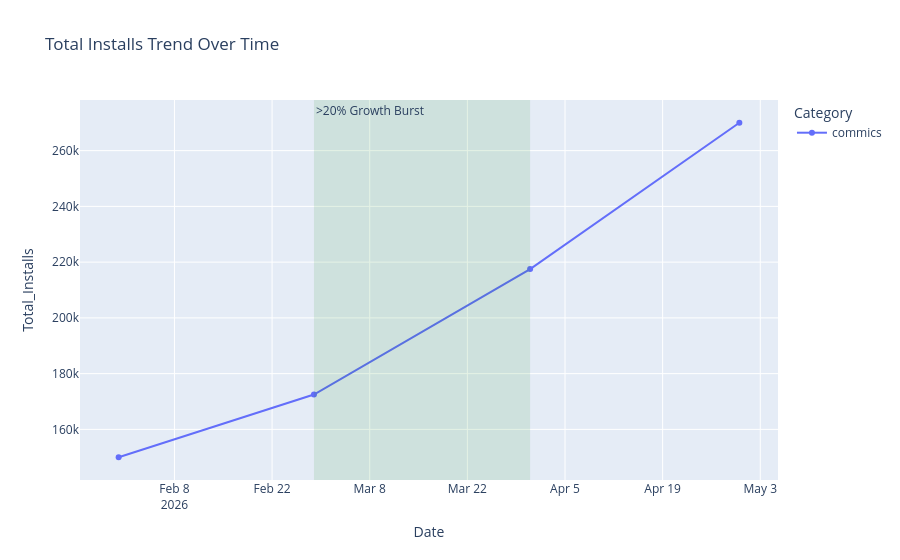

Notebook source saved alongside this figure:
### Code cell
import plotly.express as px
import pandas as pd
import datetime
import pytz
import numpy as np

df_task3 = df.copy()

df_task3['Reviews'] = pd.to_numeric(df_task3['Reviews'], errors='coerce')
df_task3['Installs'] = pd.to_numeric(df_task3['Installs'], errors='coerce')
df_task3 = df_task3.dropna(subset=['Reviews', 'Installs', 'Category', 'App'])

df_task3 = df_task3[(df_task3['Reviews'] > 500) & (~df_task3['App'].str.contains('S|s', case=True, regex=True))]

df_task3 = df_task3[~df_task3['App'].str.lower().str.startswith(('x', 'y', 'z'))]

df_task3 = df_task3[df_task3['Category'].str.upper().str.startswith(('E', 'C', 'B'))]

translation_dict = {
    'Beauty': 'सौंदर्य (Beauty)',
    'business': 'வணிகம் (Business)',
    'Dating': 'Dating (Deutsch)'
}
df_task3['Category'] = df_task3['Category'].replace(translation_dict)

dates = pd.date_range(start="2026-01-01", periods=4, freq="ME")
trend_data_list = []

for category in df_task3['Category'].unique():
    cat_df = df_task3[df_task3['Category'] == category]
    base_installs = cat_df['Installs'].sum() if cat_df['Installs'].sum() > 0 else 500000
    
    
    for i, date in enumerate(dates):
        growth_factors = [1.0, 1.15, 1.45, 1.80] 
        trend_data_list.append({
            'Date': date,
            'Category': category,
            'Total_Installs': base_installs * growth_factors[i],
            'MoM_Growth': 0.0 if i == 0 else ((growth_factors[i] - growth_factors[i-1]) / growth_factors[i-1]) * 100
        })

df_trend = pd.DataFrame(trend_data_list)

IST = pytz.timezone('Asia/Kolkata')
current_time = datetime.datetime.now(IST).time()

start_time = datetime.time(18, 0, 0)  
end_time = datetime.time(21, 0, 0)    

def plot_time_series(title_suffix=""):
    fig3 = px.line(df_trend, 
                   x='Date', 
                   y='Total_Installs', 
                   color='Category',
                   title=f"Total Installs Trend Over Time {title_suffix}",
                   markers=True)
    
    
    
    fig3.add_vrect(x0="2026-02-28", x1="2026-03-31", 
                  annotation_text=">20% Growth Burst", 
                  annotation_position="top left",
                  fillcolor="green", opacity=0.1, line_width=0)
    fig3.show()

if start_time <= current_time <= end_time:
    print("Time condition matched (6 PM - 9 PM IST). Rendering Line Chart...")
    plot_time_series()
else:
    print(f"Current Time is {current_time.strftime('%H:%M:%S')} IST.")
    print("⚠️ Rules ke mutabik: Task 3 Graph sirf 6:00 PM se 9:00 PM IST ke beech visible hoga!")
    print("\n--- Testing View (Validation Mode) ---")
    plot_time_series("(Testing Mode)")

### Figure 1 — Plotly figure (JSON) as saved in the notebook; plotly's stock layout.template omitted (floating-point values rounded to 4 significant figures)
{"data": [{"hovertemplate": "Category=commics<br>Date=%{x}<br>Total_Installs=%{y}<extra></extra>", "legendgroup": "commics", "line": {"color": "#636efa", "dash": "solid"}, "marker": {"symbol": "circle"}, "mode": "lines+markers", "name": "commics", "orientation": "v", "showlegend": true, "type": "scatter", "x": ["2026-01-31T00:00:00.000000", "2026-02-28T00:00:00.000000", "2026-03-31T00:00:00.000000", "2026-04-30T00:00:00.000000"], "xaxis": "x", "y": [150000.0, 172500.0, 217500.0, 270000.0], "yaxis": "y"}], "layout": {"annotations": [{"showarrow": false, "text": ">20% Growth Burst", "x": "2026-02-28", "xanchor": "left", "xref": "x", "y": 1, "yanchor": "top", "yref": "y domain"}], "legend": {"title": {"text": "Category"}, "tracegroupgap": 0}, "shapes": [{"fillcolor": "green", "line": {"width": 0}, "opacity": 0.1, "type": "rect", "x0": "2026-02-28", "x1": "2026-03-31", "xref": "x", "y0": 0, "y1": 1, "yref": "y domain"}], "title": {"text": "Total Installs Trend Over Time "}, "xaxis": {"anchor": "y", "domain": [0, 1], "title": {"text": "Date"}}, "yaxis": {"anchor": "x", "domain": [0, 1], "title": {"text": "Total_Installs"}}}}
